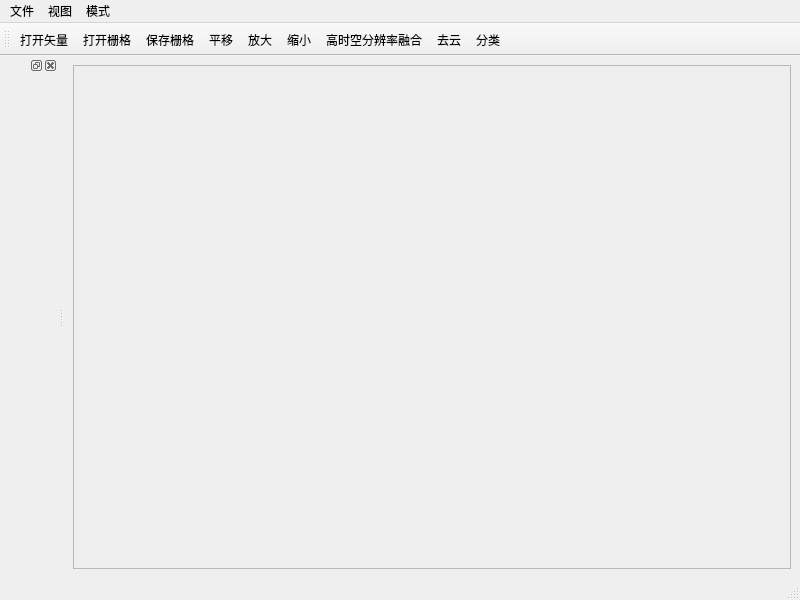
<?xml version="1.0" encoding="UTF-8"?>
<ui version="4.0">
 <class>MainWindow</class>
 <widget class="QMainWindow" name="MainWindow">
  <property name="geometry">
   <rect>
    <x>0</x>
    <y>0</y>
    <width>800</width>
    <height>600</height>
   </rect>
  </property>
  <property name="windowTitle">
   <string>主界面</string>
  </property>
  <widget class="QWidget" name="centralwidget">
   <layout class="QVBoxLayout" name="verticalLayout">
    <item>
     <widget class="QFrame" name="frame">
      <property name="frameShape">
       <enum>QFrame::StyledPanel</enum>
      </property>
      <property name="frameShadow">
       <enum>QFrame::Raised</enum>
      </property>
     </widget>
    </item>
   </layout>
  </widget>
  <widget class="QMenuBar" name="menubar">
   <property name="geometry">
    <rect>
     <x>0</x>
     <y>0</y>
     <width>800</width>
     <height>22</height>
    </rect>
   </property>
   <widget class="QMenu" name="menu">
    <property name="title">
     <string>文件</string>
    </property>
    <addaction name="actionOpenShp"/>
    <addaction name="actionOpenRaster"/>
    <addaction name="actionOpen"/>
    <addaction name="actionSave"/>
    <addaction name="actionSaveAs"/>
   </widget>
   <widget class="QMenu" name="menu_2">
    <property name="title">
     <string>视图</string>
    </property>
   </widget>
   <widget class="QMenu" name="menu_3">
    <property name="title">
     <string>模式</string>
    </property>
   </widget>
   <addaction name="menu"/>
   <addaction name="menu_2"/>
   <addaction name="menu_3"/>
  </widget>
  <widget class="QStatusBar" name="statusbar"/>
  <widget class="QDockWidget" name="dockWidget">
   <attribute name="dockWidgetArea">
    <number>1</number>
   </attribute>
   <widget class="QWidget" name="dockWidgetContents"/>
  </widget>
  <widget class="QToolBar" name="toolBar">
   <property name="windowTitle">
    <string>toolBar</string>
   </property>
   <attribute name="toolBarArea">
    <enum>TopToolBarArea</enum>
   </attribute>
   <attribute name="toolBarBreak">
    <bool>false</bool>
   </attribute>
   <addaction name="actionOpenShp"/>
   <addaction name="actionOpenRaster"/>
   <addaction name="actionWriteRaster"/>
   <addaction name="actionPan"/>
   <addaction name="actionZoomOut"/>
   <addaction name="actionZoomIn"/>
   <addaction name="actionFusion"/>
   <addaction name="actionCloud"/>
   <addaction name="actionClassify"/>
  </widget>
  <action name="actionOpenShp">
   <property name="text">
    <string>打开矢量</string>
   </property>
  </action>
  <action name="actionOpenRaster">
   <property name="text">
    <string>打开栅格</string>
   </property>
  </action>
  <action name="actionSave">
   <property name="text">
    <string>保存</string>
   </property>
  </action>
  <action name="actionSaveAs">
   <property name="text">
    <string>另存为</string>
   </property>
  </action>
  <action name="actionOpen">
   <property name="text">
    <string>打开</string>
   </property>
  </action>
  <action name="actionWriteRaster">
   <property name="text">
    <string>保存栅格</string>
   </property>
   <property name="toolTip">
    <string>保存栅格</string>
   </property>
  </action>
  <action name="actionPan">
   <property name="text">
    <string>平移</string>
   </property>
  </action>
  <action name="actionZoomOut">
   <property name="text">
    <string>放大</string>
   </property>
  </action>
  <action name="actionZoomIn">
   <property name="text">
    <string>缩小</string>
   </property>
  </action>
  <action name="actionFusion">
   <property name="text">
    <string>高时空分辨率融合</string>
   </property>
   <property name="toolTip">
    <string>高时空分辨率融合</string>
   </property>
  </action>
  <action name="actionCloud">
   <property name="text">
    <string>去云</string>
   </property>
  </action>
  <action name="actionClassify">
   <property name="text">
    <string>分类</string>
   </property>
  </action>
 </widget>
 <resources/>
 <connections/>
</ui>
